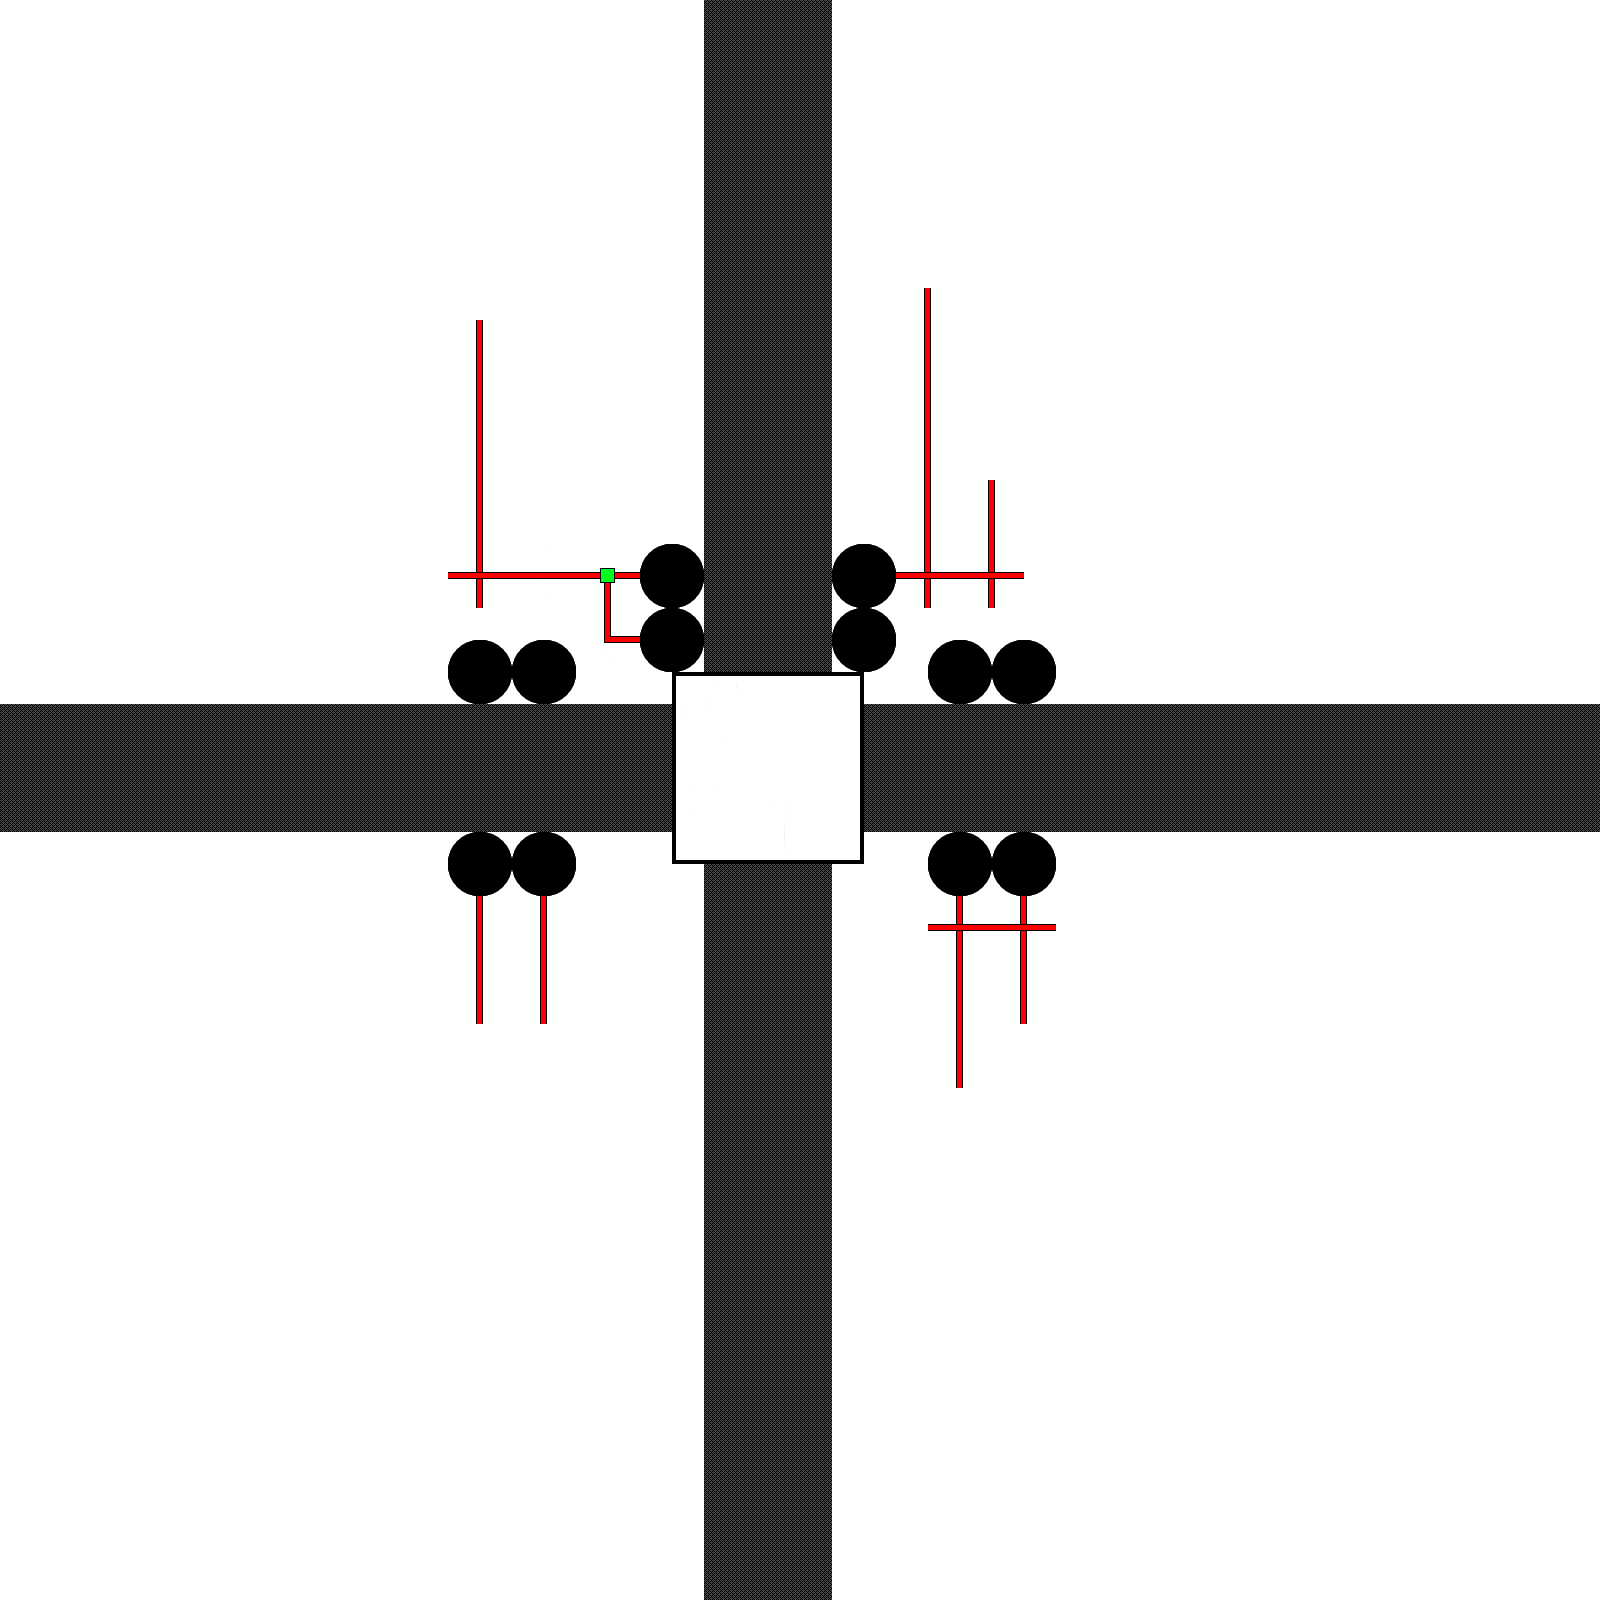

Rendered tile map (Tiled .tmx) drawn with the repository's tilesets; below, a short description and the map source with its tile grids summarised:
An orthogonal 50x50 tile map with 32x32 px tiles, 1 tile layer (Tile Layer 1), 2 tilesets.

<map version="1.0" orientation="orthogonal" renderorder="right-down" width="50" height="50" tilewidth="32" tileheight="32" nextobjectid="1">
 <tileset firstgid="1" name="Big_TileSet" tilewidth="32" tileheight="32">
  <image source="Big_TileSet.png" width="320" height="512" />
 </tileset>
 <tileset firstgid="161" name="Big_TileSet" tilewidth="32" tileheight="32">
  <image source="Big_TileSet.png" width="320" height="512" />
 </tileset>
 <layer name="Tile Layer 1" width="50" height="50">
  <data>[2500 cells, 2500 non-empty, 68 distinct tile ids]</data>
 </layer>
</map>
